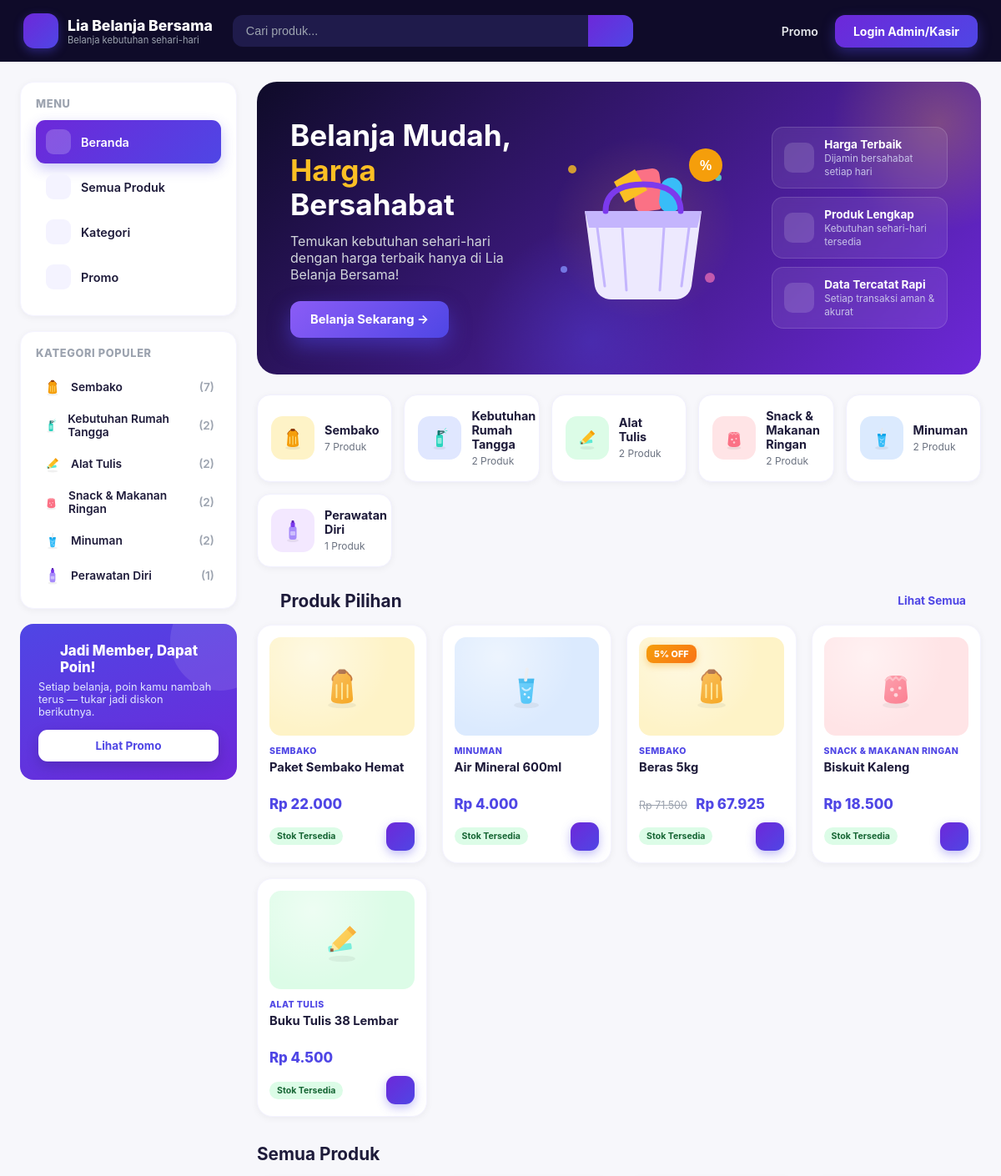
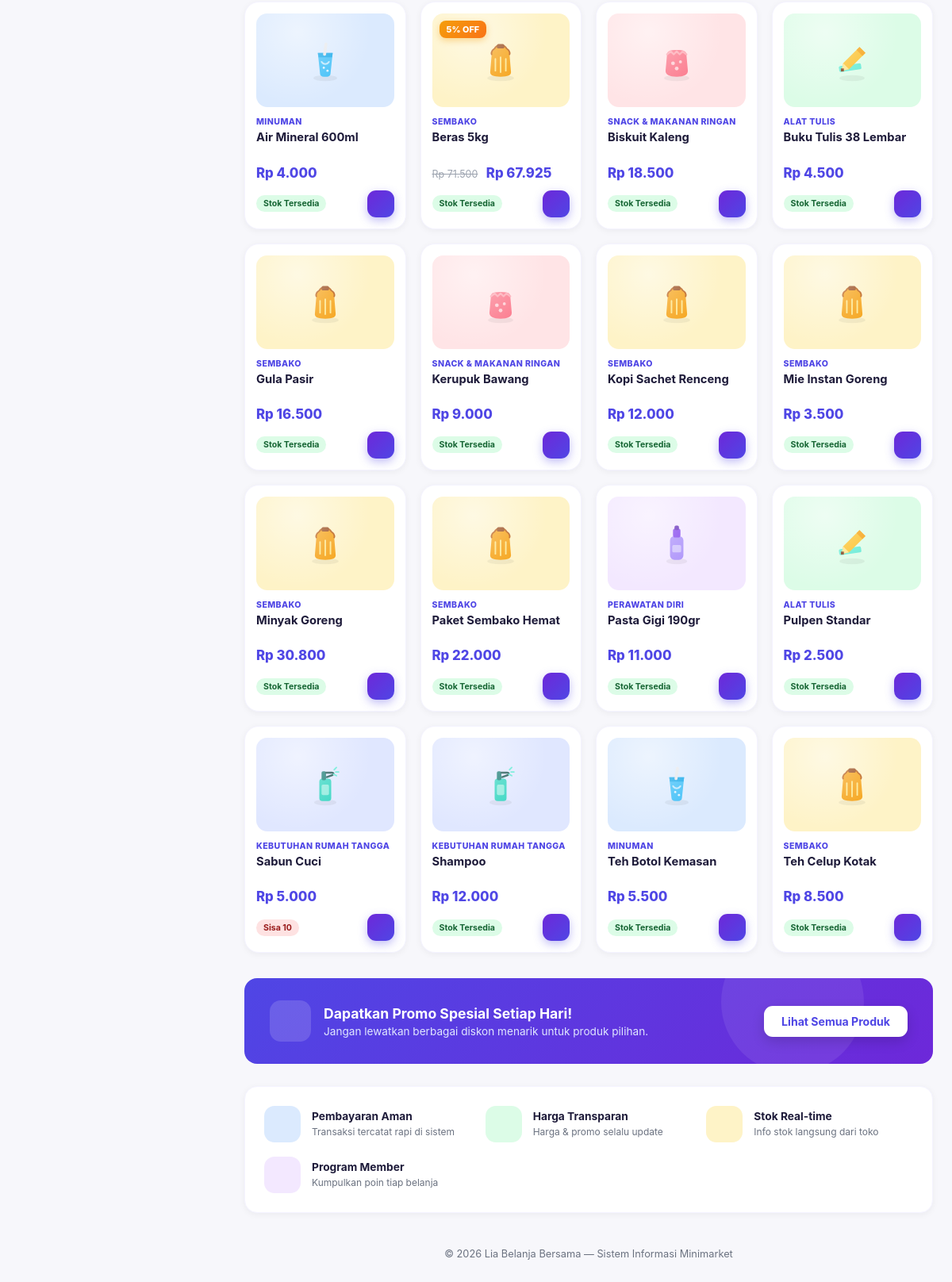
The page / on the database its author committed (2 pictures, top to bottom).
### tables this page shows
CREATE TABLE `jenis` (
  `id_jenis` int(11) NOT NULL,
  `nama_jenis` varchar(50) NOT NULL
);

CREATE TABLE `barang` (
  `id_barang` int(11) NOT NULL,
  `nama_barang` varchar(50) DEFAULT NULL,
  `id_jenis` int(11) DEFAULT NULL,
  `stok` int(11) DEFAULT NULL,
  `harga_jual` decimal(10,2) DEFAULT NULL,
  `created_at` timestamp NOT NULL DEFAULT current_timestamp(),
  `updated_at` timestamp NOT NULL DEFAULT current_timestamp() ON UPDATE current_timestamp()
);

CREATE TABLE `promo` (
  `id_promo` int(11) NOT NULL,
  `nama_promo` varchar(50) DEFAULT NULL,
  `diskon_persen` int(11) DEFAULT NULL,
  `id_barang` int(11) DEFAULT NULL,
  `created_at` timestamp NOT NULL DEFAULT current_timestamp(),
  `updated_at` timestamp NOT NULL DEFAULT current_timestamp() ON UPDATE current_timestamp()
);

### index.php (the view, shortened to what the rows shown need)
<?php
require_once __DIR__ . '/includes/config.php';
require_once __DIR__ . '/includes/functions.php';
require_once __DIR__ . '/includes/icons.php';
$keyword = trim($_GET['cari'] ?? '');
$jenisFilter = (int)($_GET['jenis'] ?? 0);
$kategoriList = $pdo->query("
    SELECT j.id_jenis, j.nama_jenis, COUNT(b.id_barang) AS jumlah
    FROM jenis j LEFT JOIN barang b ON b.id_jenis = j.id_jenis AND b.status = 'aktif'
    GROUP BY j.id_jenis
    ORDER BY jumlah DESC
")->fetchAll();
$sql = "SELECT b.*, j.nama_jenis, p.diskon_persen, p.nama_promo
        FROM barang b
        LEFT JOIN jenis j ON b.id_jenis = j.id_jenis
        LEFT JOIN promo p ON p.id_barang = b.id_barang
        WHERE b.status = 'aktif'";
$params = [];
$sql .= " ORDER BY b.nama_barang ASC";
$stmt = $pdo->prepare($sql);
$stmt->execute($params);
$produk = $stmt->fetchAll();
$terlaris = $pdo->query("
    SELECT b.id_barang
    FROM detail_penjualan dp
    JOIN barang b ON b.id_barang = dp.id_barang AND b.status = 'aktif'
    GROUP BY dp.id_barang
    ORDER BY SUM(dp.qty) DESC
    LIMIT 5
")->fetchAll(PDO::FETCH_COLUMN);
if (count($terlaris) < 5) {
    $exclude = $terlaris ?: [0];
    $in = implode(',', array_fill(0, count($exclude), '?'));
    $stmt = $pdo->prepare("SELECT id_barang FROM barang WHERE status = 'aktif' AND id_barang NOT IN ($in) ORDER BY nama_barang ASC LIMIT " . (5 - count($exclude)));
    $stmt->execute($exclude);
    $terlaris = array_merge($terlaris, $stmt->fetchAll(PDO::FETCH_COLUMN));
}
$produkTerlaris = [];
if (!empty($terlaris)) {
    $in = implode(',', array_fill(0, count($terlaris), '?'));
    $stmt = $pdo->prepare("
        SELECT b.*, j.nama_jenis, p.diskon_persen, p.nama_promo
        FROM barang b
        LEFT JOIN jenis j ON b.id_jenis = j.id_jenis
        LEFT JOIN promo p ON p.id_barang = b.id_barang
        WHERE b.id_barang IN ($in)
    ");
    $stmt->execute($terlaris);
    $rows = $stmt->fetchAll();
    $byId = [];
    foreach ($rows as $r) { $byId[$r['id_barang']] = $r; }
    foreach ($terlaris as $tid) { if (isset($byId[$tid])) $produkTerlaris[] = $byId[$tid]; }
}
function hargaFinal(array $p): float {
    $h = (float)$p['harga_jual'];
    if (!empty($p['diskon_persen'])) {
        $h -= $h * $p['diskon_persen'] / 100;
    }
    return $h;
}
?>
<!DOCTYPE html>
<html lang="id">
<head>
<link rel="stylesheet" href="assets/css/store.css">
</head>
<body class="store-body">
    <div class="icon-box"><?= ikonKecil('cart', 22, '#ffffff') ?></div>
<div class="store-layout">
  <aside class="store-sidebar">
    <div class="store-panel">
      <h4>Kategori Populer</h4>
      <?php foreach ($kategoriList as $k): ?>
        <a class="store-cat-link <?= $jenisFilter === (int)$k['id_jenis'] ? 'active' : '' ?>"
           href="?jenis=<?= (int)$k['id_jenis'] ?>">
          <?= illustrasiKategori($k['nama_jenis'], 24) ?> <?= e($k['nama_jenis']) ?>
          <span style="margin-left:auto; color:#9CA3AF; font-weight:600;">(<?= (int)$k['jumlah'] ?>)</span>
        </a>
      <?php endforeach; ?>
    </div>
  </aside>
  <main>
    <section class="store-hero">
      <div>
        <h1>Belanja Mudah,<br><span class="accent">Harga</span> Bersahabat</h1>
      </div>
    </section>
    <div class="store-cat-row" id="kategori">
      <?php foreach ($kategoriList as $k): ?>
        <a class="store-cat-pill" href="?jenis=<?= (int)$k['id_jenis'] ?>">
          <div class="em-circle" style="background:<?= kategoriWarna($k['nama_jenis']) ?>;"><?= illustrasiKategori($k['nama_jenis'], 32) ?></div>
          <div>
            <strong><?= e($k['nama_jenis']) ?></strong>
            <span><?= (int)$k['jumlah'] ?> Produk</span>
          </div>
        </a>
      <?php endforeach; ?>
    </div>
    <?php if (!empty($produkTerlaris) && $keyword === '' && $jenisFilter === 0): ?>
    <div class="store-section-head">
      <h2><?= ikonKecil('star', 20, '#F59E0B') ?> Produk Pilihan</h2>
    </div>
    <div class="store-product-grid">
      <?php foreach ($produkTerlaris as $p): ?>
        <?php include __DIR__ . '/includes/product_card.php'; ?>
      <?php endforeach; ?>
    </div>
    <?php endif; ?>
    <div class="store-section-head" id="produk">
      <h2><?= $jenisFilter > 0 ? e($kategoriList[array_search($jenisFilter, array_column($kategoriList, 'id_jenis'))]['nama_jenis'] ?? 'Produk') : 'Semua Produk' ?></h2>
    </div>
    <div class="store-product-grid">
      <?php foreach ($produk as $p): ?>
        <?php include __DIR__ . '/includes/product_card.php'; ?>
      <?php endforeach; ?>
    </div>
  </main>
</div>
</body>
</html>

### includes/icons.php (shortened to what the rows shown need)
<?php
function illustrasiKategori(?string $namaJenis, int $size = 64): string {
    $n = strtolower((string)$namaJenis);
    if (str_contains($n, 'sembako')) {
        return '<svg width="' . $size . '" height="' . $size . '" viewBox="0 0 64 64" fill="none" xmlns="http://www.w3.org/2000/svg">
            <ellipse cx="32" cy="56" rx="18" ry="4" fill="#000" opacity="0.06"/>
            <path d="M20 24C20 24 18 20 24 16C24 16 26 12 32 12C38 12 40 16 40 16C46 20 44 24 44 24L46 48C46 52 42 54 32 54C22 54 18 52 18 48L20 24Z" fill="#F59E0B"/>
            <path d="M20 24C20 24 18 20 24 16C24 16 26 12 32 12C38 12 40 16 40 16C46 20 44 24 44 24" stroke="#B45309" stroke-width="2" stroke-linecap="round"/>
            <rect x="27" y="10" width="10" height="6" rx="2" fill="#92400E"/>
            <path d="M25 30L25 46M32 28L32 48M39 30L39 46" stroke="#FDE68A" stroke-width="2" stroke-linecap="round"/>
        </svg>';
    }
    if (str_contains($n, 'minuman')) {
        return '<svg width="' . $size . '" height="' . $size . '" viewBox="0 0 64 64" fill="none" xmlns="http://www.w3.org/2000/svg">
            <ellipse cx="32" cy="56" rx="16" ry="4" fill="#000" opacity="0.06"/>
            <path d="M22 22H42L39 50C39 52 37 54 34 54H30C27 54 25 52 25 50L22 22Z" fill="#38BDF8"/>
            <path d="M22 22H42L41 28H23L22 22Z" fill="#0EA5E9"/>
            <rect x="30" y="8" width="4" height="18" rx="2" fill="#E5E7EB" transform="rotate(8 32 17)"/>
            <path d="M27 34C27 34 29 37 32 37C35 37 37 34 37 34" stroke="#BAE6FD" stroke-width="2" stroke-linecap="round"/>
            <circle cx="30" cy="42" r="1.5" fill="#E0F2FE"/>
            <circle cx="35" cy="46" r="1.5" fill="#E0F2FE"/>
        </svg>';
    }
    if (str_contains($n, 'snack') || str_contains($n, 'makanan ringan')) {
        return '<svg width="' . $size . '" height="' . $size . '" viewBox="0 0 64 64" fill="none" xmlns="http://www.w3.org/2000/svg">
            <ellipse cx="32" cy="56" rx="17" ry="4" fill="#000" opacity="0.06"/>
            <path d="M19 24C19 20 22 18 32 18C42 18 45 20 45 24L47 46C47 51 42 54 32 54C22 54 17 51 17 46L19 24Z" fill="#FB7185"/>
            <path d="M19 24L24 20L28 24L32 20L36 24L40 20L45 24" stroke="#FDA4AF" stroke-width="2.5" stroke-linecap="round" stroke-linejoin="round"/>
            <circle cx="27" cy="36" r="2.5" fill="#FECDD3"/>
            <circle cx="37" cy="34" r="2" fill="#FECDD3"/>
            <circle cx="32" cy="43" r="2.5" fill="#FECDD3"/>
        </svg>';
    }
    if (str_contains($n, 'alat tulis')) {
        return '<svg width="' . $size . '" height="' . $size . '" viewBox="0 0 64 64" fill="none" xmlns="http://www.w3.org/2000/svg">
            <ellipse cx="32" cy="56" rx="17" ry="4" fill="#000" opacity="0.06"/>
            <rect x="14" y="40" width="30" height="8" rx="2" fill="#5EEAD4" transform="rotate(-8 14 40)"/>
            <path d="M42 14L50 22L28 44L18 46L20 36L42 14Z" fill="#FBBF24"/>
            <path d="M42 14L50 22L46 26L38 18L42 14Z" fill="#F59E0B"/>
            <path d="M20 36L18 46L28 44L20 36Z" fill="#FDE68A"/>
            <rect x="17" y="43" width="4" height="4" fill="#78350F"/>
        </svg>';
    }
    if (str_contains($n, 'rumah tangga')) {
        return '<svg width="' . $size . '" height="' . $size . '" viewBox="0 0 64 64" fill="none" xmlns="http://www.w3.org/2000/svg">
            <ellipse cx="32" cy="56" rx="15" ry="4" fill="#000" opacity="0.06"/>
            <rect x="24" y="24" width="16" height="30" rx="4" fill="#2DD4BF"/>
            <rect x="27" y="14" width="6" height="12" rx="2" fill="#0F766E"/>
            <path d="M33 16H41C43 16 44 18 42 19L34 22" stroke="#134E4A" stroke-width="2.5" stroke-linecap="round"/>
            <path d="M44 12L47 9M46 15L50 15M43 18L47 20" stroke="#5EEAD4" stroke-width="2" stroke-linecap="round"/>
            <rect x="27" y="32" width="10" height="14" rx="2" fill="#CCFBF1" opacity="0.6"/>
        </svg>';
    }
    if (str_contains($n, 'perawatan') || str_contains($n, 'kosmetik')) {
        return '<svg width="' . $size . '" height="' . $size . '" viewBox="0 0 64 64" fill="none" xmlns="http://www.w3.org/2000/svg">
            <ellipse cx="32" cy="56" rx="14" ry="4" fill="#000" opacity="0.06"/>
            <rect x="23" y="22" width="18" height="32" rx="6" fill="#A78BFA"/>
            <rect x="27" y="12" width="10" height="12" rx="3" fill="#7C3AED"/>
            <rect x="29" y="8" width="6" height="6" rx="2" fill="#5B21B6"/>
            <rect x="26" y="34" width="12" height="10" rx="2" fill="#DDD6FE" opacity="0.7"/>
        </svg>';
    }
    return '<svg width="' . $size . '" height="' . $size . '" viewBox="0 0 64 64" fill="none" xmlns="http://www.w3.org/2000/svg">
        <ellipse cx="32" cy="56" rx="16" ry="4" fill="#000" opacity="0.06"/>
        <path d="M32 14L50 24V44L32 54L14 44V24L32 14Z" fill="#94A3B8"/>
        <path d="M32 14L50 24L32 34L14 24L32 14Z" fill="#CBD5E1"/>
        <path d="M32 34V54" stroke="#64748B" stroke-width="1.5"/>
    </svg>';
}
function ikonKecil(string $nama, int $size = 20, string $warna = 'currentColor'): string {
    $inner = $paths[$nama] ?? $paths['grid'];
    return '<svg width="' . $size . '" height="' . $size . '" viewBox="0 0 24 24" fill="none" xmlns="http://www.w3.org/2000/svg" style="display:inline-block; vertical-align:middle;">' . $inner . '</svg>';
}

### includes/product_card.php
<?php
$hargaAsli = (float)$p['harga_jual'];
$hargaFinal = hargaFinal($p);
$adaDiskon = !empty($p['diskon_persen']);
?>
<div class="store-product-card">
  <div class="store-product-thumb" style="background:<?= kategoriWarna($p['nama_jenis']) ?>;">
    <?php if ($adaDiskon): ?>
      <span class="store-discount-badge"><?= (int)$p['diskon_persen'] ?>% OFF</span>
    <?php endif; ?>
    <span class="store-heart"><?= ikonKecil('heart', 18, '#6B7280') ?></span>
    <?= illustrasiKategori($p['nama_jenis'], 60) ?>
  </div>
  <div class="store-product-cat"><?= e($p['nama_jenis'] ?? 'Umum') ?></div>
  <h3><?= e($p['nama_barang']) ?></h3>
  <div>
    <?php if ($adaDiskon): ?>
      <span class="store-price-old"><?= rupiah($hargaAsli) ?></span>
    <?php endif; ?>
    <span class="store-price"><?= rupiah($hargaFinal) ?></span>
  </div>
  <div class="store-stock-row">
    <?php if ((int)$p['stok'] <= 0): ?>
      <span class="store-stock-badge store-stock-low">Stok Habis</span>
    <?php elseif ((int)$p['stok'] <= (int)$p['stok_minimum']): ?>
      <span class="store-stock-badge store-stock-low">Sisa <?= (int)$p['stok'] ?></span>
    <?php else: ?>
      <span class="store-stock-badge store-stock-ok">Stok Tersedia</span>
    <?php endif; ?>
    <a href="login.php" class="store-add-btn" title="Login sebagai kasir untuk transaksi"><?= ikonKecil('plus', 16, '#ffffff') ?></a>
  </div>
</div>

### rows shown on the page
jenis: $size 24 (drawn), nama_jenis "Sembako", jumlah "7", $size 32 (drawn)
jenis: $size 24 (drawn), nama_jenis "Kebutuhan Rumah Tangga", jumlah "2", $size 32 (drawn)
jenis: $size 24 (drawn), nama_jenis "Alat Tulis", jumlah "2", $size 32 (drawn)
jenis: $size 24 (drawn), nama_jenis "Snack & Makanan Ringan", jumlah "2", $size 32 (drawn)
jenis: $size 24 (drawn), nama_jenis "Minuman", jumlah "2", $size 32 (drawn)
jenis: $size 24 (drawn), nama_jenis "Perawatan Diri", jumlah "1", $size 32 (drawn)
barang: $size 18 (drawn), $size 60 (drawn), id_jenis.nama_jenis "SEMBAKO", nama_barang "Paket Sembako Hemat", harga_jual "Rp 22.000", stok "Stok Tersedia"
barang: $size 18 (drawn), $size 60 (drawn), id_jenis.nama_jenis "MINUMAN", nama_barang "Air Mineral 600ml", harga_jual "Rp 4.000", stok "Stok Tersedia"
barang: promo.diskon_persen "5", $size 18 (drawn), $size 60 (drawn), id_jenis.nama_jenis "SEMBAKO", nama_barang "Beras 5kg", harga_jual "Rp 71.500", stok "Stok Tersedia"
barang: $size 18 (drawn), $size 60 (drawn), id_jenis.nama_jenis "SNACK & MAKANAN RINGAN", nama_barang "Biskuit Kaleng", harga_jual "Rp 18.500", stok "Stok Tersedia"
barang: $size 18 (drawn), $size 60 (drawn), id_jenis.nama_jenis "ALAT TULIS", nama_barang "Buku Tulis 38 Lembar", harga_jual "Rp 4.500", stok "Stok Tersedia"
barang: $size 18 (drawn), $size 60 (drawn), id_jenis.nama_jenis "SEMBAKO", nama_barang "Gula Pasir", harga_jual "Rp 16.500", stok "Stok Tersedia"
barang: $size 18 (drawn), $size 60 (drawn), id_jenis.nama_jenis "SNACK & MAKANAN RINGAN", nama_barang "Kerupuk Bawang", harga_jual "Rp 9.000", stok "Stok Tersedia"
barang: $size 18 (drawn), $size 60 (drawn), id_jenis.nama_jenis "SEMBAKO", nama_barang "Kopi Sachet Renceng", harga_jual "Rp 12.000", stok "Stok Tersedia"
barang: $size 18 (drawn), $size 60 (drawn), id_jenis.nama_jenis "SEMBAKO", nama_barang "Mie Instan Goreng", harga_jual "Rp 3.500", stok "Stok Tersedia"
barang: $size 18 (drawn), $size 60 (drawn), id_jenis.nama_jenis "SEMBAKO", nama_barang "Minyak Goreng", harga_jual "Rp 30.800", stok "Stok Tersedia"
barang: $size 18 (drawn), $size 60 (drawn), id_jenis.nama_jenis "PERAWATAN DIRI", nama_barang "Pasta Gigi 190gr", harga_jual "Rp 11.000", stok "Stok Tersedia"
barang: $size 18 (drawn), $size 60 (drawn), id_jenis.nama_jenis "ALAT TULIS", nama_barang "Pulpen Standar", harga_jual "Rp 2.500", stok "Stok Tersedia"
barang: $size 18 (drawn), $size 60 (drawn), id_jenis.nama_jenis "KEBUTUHAN RUMAH TANGGA", nama_barang "Sabun Cuci", harga_jual "Rp 5.000", stok "10"
barang: $size 18 (drawn), $size 60 (drawn), id_jenis.nama_jenis "KEBUTUHAN RUMAH TANGGA", nama_barang "Shampoo", harga_jual "Rp 12.000", stok "Stok Tersedia"
barang: $size 18 (drawn), $size 60 (drawn), id_jenis.nama_jenis "MINUMAN", nama_barang "Teh Botol Kemasan", harga_jual "Rp 5.500", stok "Stok Tersedia"
barang: $size 18 (drawn), $size 60 (drawn), id_jenis.nama_jenis "SEMBAKO", nama_barang "Teh Celup Kotak", harga_jual "Rp 8.500", stok "Stok Tersedia"
